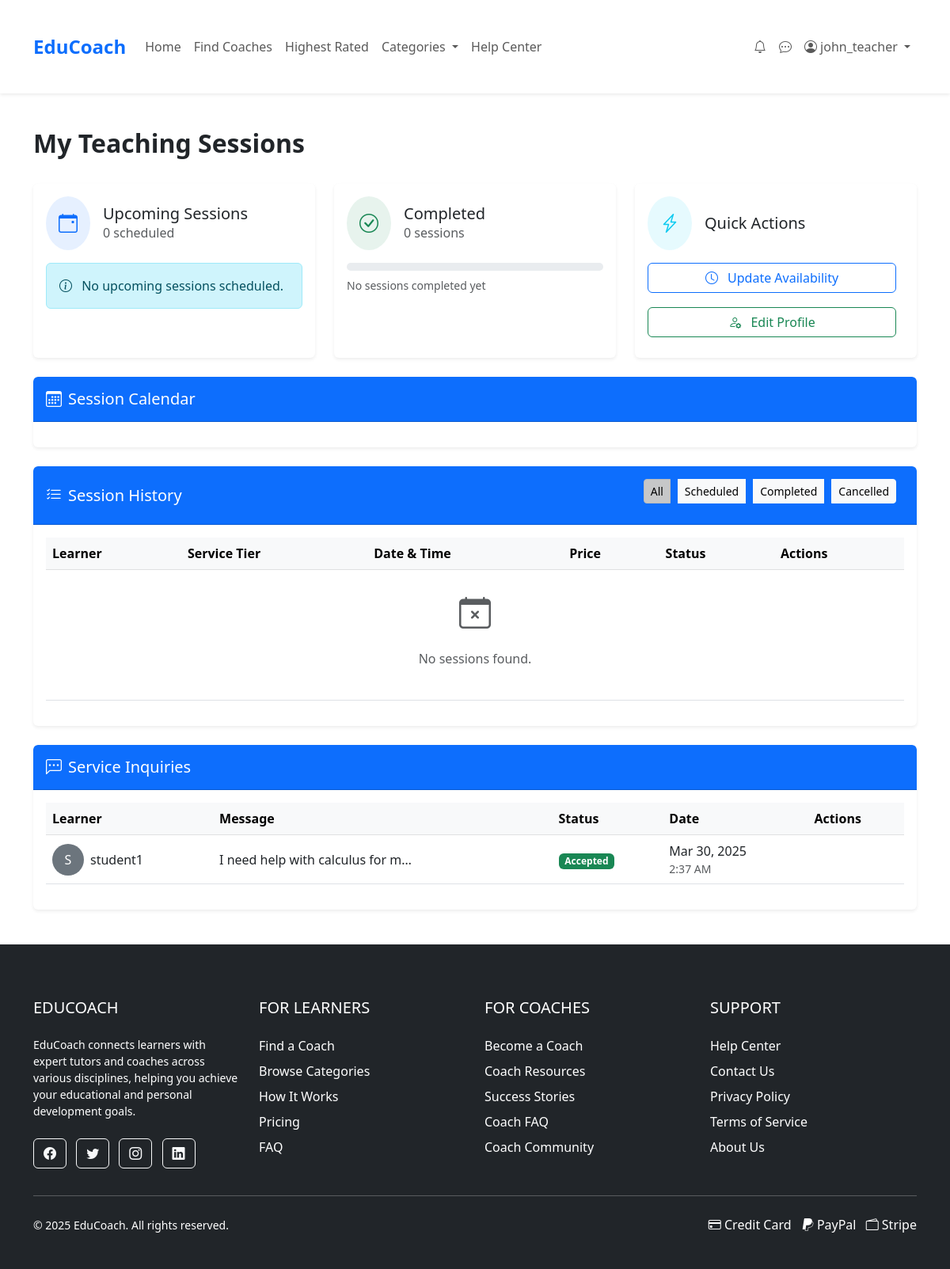
Screenshot of /pages/session.php (signed in) with the database file from the repository.
### tables this page shows
CREATE TABLE IF NOT EXISTS ServiceInquiries (
    inquiry_id INT PRIMARY KEY AUTO_INCREMENT,
    user_id INT,
    coach_id INT,
    tier_id INT,
    status ENUM('pending', 'accepted', 'rejected', 'completed') DEFAULT 'pending',
    message TEXT,
    created_at TIMESTAMP DEFAULT CURRENT_TIMESTAMP
);

CREATE TABLE IF NOT EXISTS Users (
    user_id INT PRIMARY KEY AUTO_INCREMENT,
    username VARCHAR(50) NOT NULL,
    email VARCHAR(100) NOT NULL UNIQUE,
    password_hash VARCHAR(255) NOT NULL,
    user_type ENUM('regular', 'business', 'admin') DEFAULT 'regular',
    profile_image VARCHAR(255),
    bio TEXT,
    created_at TIMESTAMP DEFAULT CURRENT_TIMESTAMP,
    is_banned BOOLEAN DEFAULT FALSE,
    reset_token VARCHAR(64) DEFAULT NULL,
    reset_expires DATETIME DEFAULT NULL,
    last_login DATETIME DEFAULT NULL
);

### pages/session.php (the view, shortened to what this page needs)
<?php
require_once __DIR__ . '/../includes/db_connection.php';
$user_id = $_SESSION['user_id'];
$stmt = $pdo->prepare("SELECT user_type FROM Users WHERE user_id = ?");
$stmt->execute([$user_id]);
$user = $stmt->fetch();
$is_coach = ($user['user_type'] === 'business');
$query = $is_coach
    ? "SELECT s.*, u.username as learner_name, st.name as tier_name, st.price
       FROM sessions s
       JOIN Users u ON s.learner_id = u.user_id
       JOIN ServiceTiers st ON s.tier_id = st.tier_id
       WHERE s.coach_id = ?"
    : "SELECT s.*, u.username as coach_name, st.name as tier_name, st.price
       FROM sessions s
       JOIN Coaches c ON s.coach_id = c.coach_id
       JOIN Users u ON c.user_id = u.user_id
       JOIN ServiceTiers st ON s.tier_id = st.tier_id
       WHERE s.learner_id = ?";
$stmt = $pdo->prepare($query);
$stmt->execute([$user_id]);
$sessions = $stmt->fetchAll();
try {
    if ($is_coach) {
        $stmt = $pdo->prepare("
            SELECT i.*, u.username
            FROM ServiceInquiries i
            JOIN Users u ON i.user_id = u.user_id
            WHERE i.coach_id = (
                SELECT coach_id FROM Coaches WHERE user_id = ?
            )
            ORDER BY i.created_at DESC
        ");
        $stmt->execute([$user_id]);
    }
    $inquiries = $stmt->fetchAll();
} catch (PDOException $e) {
    error_log('Error fetching inquiries: ' . $e->getMessage());
    $inquiries = [];
}
include __DIR__ . '/../includes/header.php';
?>
<link href='https://cdn.jsdelivr.net/npm/fullcalendar@5.11.3/main.min.css' rel='stylesheet' />
<div class="container mt-4">
    <div class="d-flex justify-content-between align-items-center mb-4">
        <h1 class="fs-2 fw-bold"><?= $is_coach ? 'My Teaching Sessions' : 'My Learning Sessions' ?></h1>
        </div>
    <div class="row g-4 mb-4">
        <div class="col-md-4">
            <div class="card h-100 border-0 shadow-sm">
        <div class="card-body">
                    <div class="d-flex align-items-center mb-3">
                        <div class="rounded-circle bg-primary bg-opacity-10 p-3 me-3">
                            <i class="bi bi-calendar-event text-primary fs-4"></i>
                        </div>
                        <div>
                            <h5 class="card-title mb-0">Upcoming Sessions</h5>
                            <?php
                            $upcoming_count = 0;
                            ?>
                            <span class="text-muted"><?= $upcoming_count ?> scheduled</span>
                        </div>
                    </div>
                    <?php
                    $next_session = null;
                    if ($next_session):
                    ?>
                    <div class="border-start border-4 border-primary ps-3">
                        <div class="small text-muted">Next Session</div>
                        <div class="fw-bold"><?= htmlspecialchars($is_coach ? $next_session['learner_name'] : $next_session['coach_name']) ?></div>
                        <div><?= date('l, M j', strtotime($next_session['scheduled_time'])) ?></div>
                        <div><?= date('g:i A', strtotime($next_session['scheduled_time'])) ?></div>
                    </div>
                                <?php else: ?>
                    <div class="alert alert-info mb-0">
                        <i class="bi bi-info-circle me-2"></i> No upcoming sessions scheduled.
                        </div>
                    <?php endif; ?>
                    </div>
                        </div>
                    </div>
        <div class="col-md-4">
            <div class="card h-100 border-0 shadow-sm">
                <div class="card-body">
                    <div class="d-flex align-items-center mb-3">
                        <div class="rounded-circle bg-success bg-opacity-10 p-3 me-3">
                            <i class="bi bi-check-circle text-success fs-4"></i>
                        </div>
                        <div>
                            <h5 class="card-title mb-0">Completed</h5>
                            <?php
                            $completed_count = 0;
                            ?>
                            <span class="text-muted"><?= $completed_count ?> sessions</span>
                        </div>
                    </div>
                    <div class="progress" style="height: 10px;">
                        <?php
                        $total_sessions = count($sessions);
                        $completion_percentage = $total_sessions > 0 ? ($completed_count / $total_sessions) * 100 : 0;
                        ?>
                    </div>
                    <div class="small text-muted mt-2">
                        <?= $completion_percentage > 0 ? number_format($completion_percentage) . '% completion rate' : 'No sessions completed yet' ?>
                    </div>
                </div>
            </div>
        </div>
        <div class="col-md-4">
            <div class="card h-100 border-0 shadow-sm">
                <div class="card-body">
                    <div class="d-flex align-items-center mb-3">
                        <div class="rounded-circle bg-info bg-opacity-10 p-3 me-3">
                            <i class="bi bi-lightning-charge text-info fs-4"></i>
                        </div>
                        <div>
                            <h5 class="card-title mb-0">Quick Actions</h5>
                        </div>
                    </div>
                    <div class="d-grid gap-2">
                        <?php if (!$is_coach): ?>
                        <a href="coach-search.php" class="btn btn-outline-primary">
                            <i class="bi bi-search me-2"></i> Find a Coach
                        </a>
                        <a href="book.php" class="btn btn-outline-success">
                            <i class="bi bi-calendar-plus me-2"></i> Book a Session
                        </a>
                                <?php else: ?>
                        <a href="edit-coach-availability.php" class="btn btn-outline-primary">
                            <i class="bi bi-clock me-2"></i> Update Availability
                        </a>
                        <a href="edit-coach-profile.php" class="btn btn-outline-success">
                            <i class="bi bi-person-gear me-2"></i> Edit Profile
                        </a>
                                <?php endif; ?>
                        </div>
                    </div>
                </div>
        </div>
    </div>
    <div class="card border-0 shadow-sm mb-4">
        <div class="card-header bg-primary text-white py-3">
            <h5 class="card-title mb-0"><i class="bi bi-calendar3 me-2"></i>Session Calendar</h5>
        </div>
        <div class="card-body p-0">
            <div id="calendar" class="p-3"></div>
        </div>
    </div>
    <div class="card border-0 shadow-sm mb-4">
        <div class="card-header bg-primary text-white py-3 d-flex justify-content-between align-items-center">
            <h5 class="card-title mb-0"><i class="bi bi-list-check me-2"></i>Session History</h5>
            <div class="btn-group">
                <button class="btn btn-light btn-sm active" data-filter="all">All</button>
                <button class="btn btn-light btn-sm" data-filter="scheduled">Scheduled</button>
                <button class="btn btn-light btn-sm" data-filter="completed">Completed</button>
                <button class="btn btn-light btn-sm" data-filter="cancelled">Cancelled</button>
            </div>
        </div>
        <div class="card-body">
            <div class="table-responsive">
                <table class="table table-hover align-middle">
                    <thead class="table-light">
                        <tr>
                            <th><?= $is_coach ? 'Learner' : 'Coach' ?></th>
                            <th>Service Tier</th>
                            <th>Date & Time</th>
                            <th>Price</th>
                            <th>Status</th>
                            <th>Actions</th>
                        </tr>
                    </thead>
                    <tbody>
                        <?php if (empty($sessions)): ?>
                        <tr>
                            <td colspan="6" class="text-center py-4">
                                <div class="text-muted">
                                    <i class="bi bi-calendar-x fs-1 d-block mb-3"></i>
                                    <p>No sessions found.</p>
                                </div>
                            </td>
                        </tr>
                        <?php endif; ?>
                    </tbody>
                </table>
            </div>
        </div>
    </div>
    <div class="card border-0 shadow-sm mb-4">
        <div class="card-header bg-primary text-white py-3">
            <h5 class="card-title mb-0"><i class="bi bi-chat-left-dots me-2"></i>Service Inquiries</h5>
        </div>
        <div class="card-body">
            <div class="table-responsive">
                <table class="table table-hover align-middle">
                    <thead class="table-light">
                        <tr>
                            <th><?= $is_coach ? 'Learner' : 'Coach' ?></th>
                            <th>Message</th>
                            <th>Status</th>
                            <th>Date</th>
                            <th>Actions</th>
                        </tr>
                    </thead>
                    <tbody>
                        <?php if (empty($inquiries)): ?>
                        <tr>
                            <td colspan="5" class="text-center py-4">
                                <div class="text-muted">
                                    <i class="bi bi-chat-square-text fs-1 d-block mb-3"></i>
                                    <p>No inquiries found.</p>
                                </div>
                            </td>
                        </tr>
                        <?php else: ?>
                        <?php foreach ($inquiries as $inquiry): ?>
                        <tr>
                            <td>
                                <div class="d-flex align-items-center">
                                    <?php
                                    $initial = strtoupper(substr($inquiry['username'], 0, 1));
                                    ?>
                                    <div class="bg-secondary text-white rounded-circle d-flex align-items-center justify-content-center me-2" style="width: 40px; height: 40px;">
                                        <?= $initial ?>
                                    </div>
                                    <div>
                                        <?= htmlspecialchars($inquiry['username']) ?>
                                    </div>
                                </div>
                            </td>
                            <td>
                                <div class="text-truncate" style="max-width: 250px;">
                                    <?= htmlspecialchars($inquiry['message']) ?>
                                </div>
                            </td>
                            <td>
                                <span class="badge bg-<?=
                                    $inquiry['status'] === 'pending' ? 'warning' :
                                    ($inquiry['status'] === 'accepted' ? 'success' :
                                    ($inquiry['status'] === 'rejected' ? 'danger' : 'primary'))
                                ?>">
                                    <?= ucfirst($inquiry['status']) ?>
                                </span>
                            </td>
                            <td>
                                <div class="d-flex flex-column">
                                    <span><?= date('M j, Y', strtotime($inquiry['created_at'])) ?></span>
                                    <small class="text-muted"><?= date('g:i A', strtotime($inquiry['created_at'])) ?></small>
                                </div>
                            </td>
                            <td>
                            </td>
                        </tr>
                        <?php endforeach; ?>
                        <?php endif; ?>
                    </tbody>
                </table>
            </div>
        </div>
    </div>
</div>
<link href="https://cdn.jsdelivr.net/npm/bootstrap-icons@1.7.2/font/bootstrap-icons.css" rel="stylesheet">
<div class="toast-container position-fixed bottom-0 end-0 p-3">
</div>
<?php include __DIR__ . '/../includes/footer.php'; ?>

### assets/css/styles.css (style rules this page uses)
body { font-family: 'Arial', sans-serif; color: #333; line-height: 1.6; }
.card { border-radius: 8px; overflow: hidden; transition: transform 0.3s, box-shadow 0.3s; }
.container { max-width: 1200px; margin: 0 auto; padding: 20px; }
.btn { margin-right: 10px; margin-bottom: 10px; }

### pages/session.php (style rules this page uses)
#calendar, .fc, main, .container, .container-fluid, .card, div[class^="col-"] { z-index: auto !important; }
body::before { display: none !important; content: none !important; }
html, body { overflow-x: hidden; }
body::before { content: none !important; display: none !important; }
#calendar { pointer-events: auto; z-index: 1 !important; }

### rows the page displays
serviceinquiries: user.username "S", user.username "student1", message "I need help with calculus for m…", status "Accepted", created_at "Mar 30, 2025", created_at "2:37 AM"

### other values shown
$_SESSION['username'] "john_teacher"
$upcoming_count "0"
$completed_count "0"
